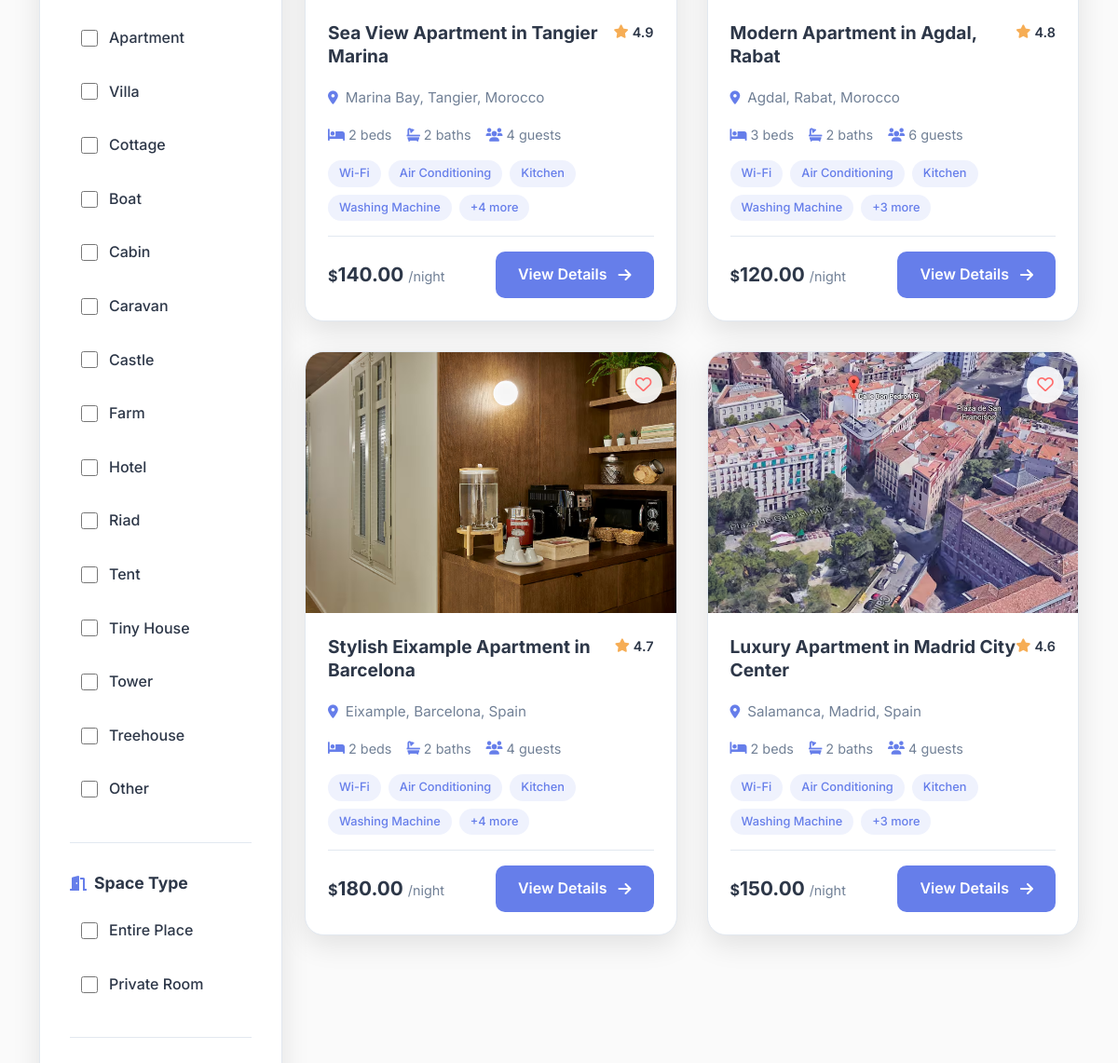
Before: /properties/ (middle part) with the older database file.
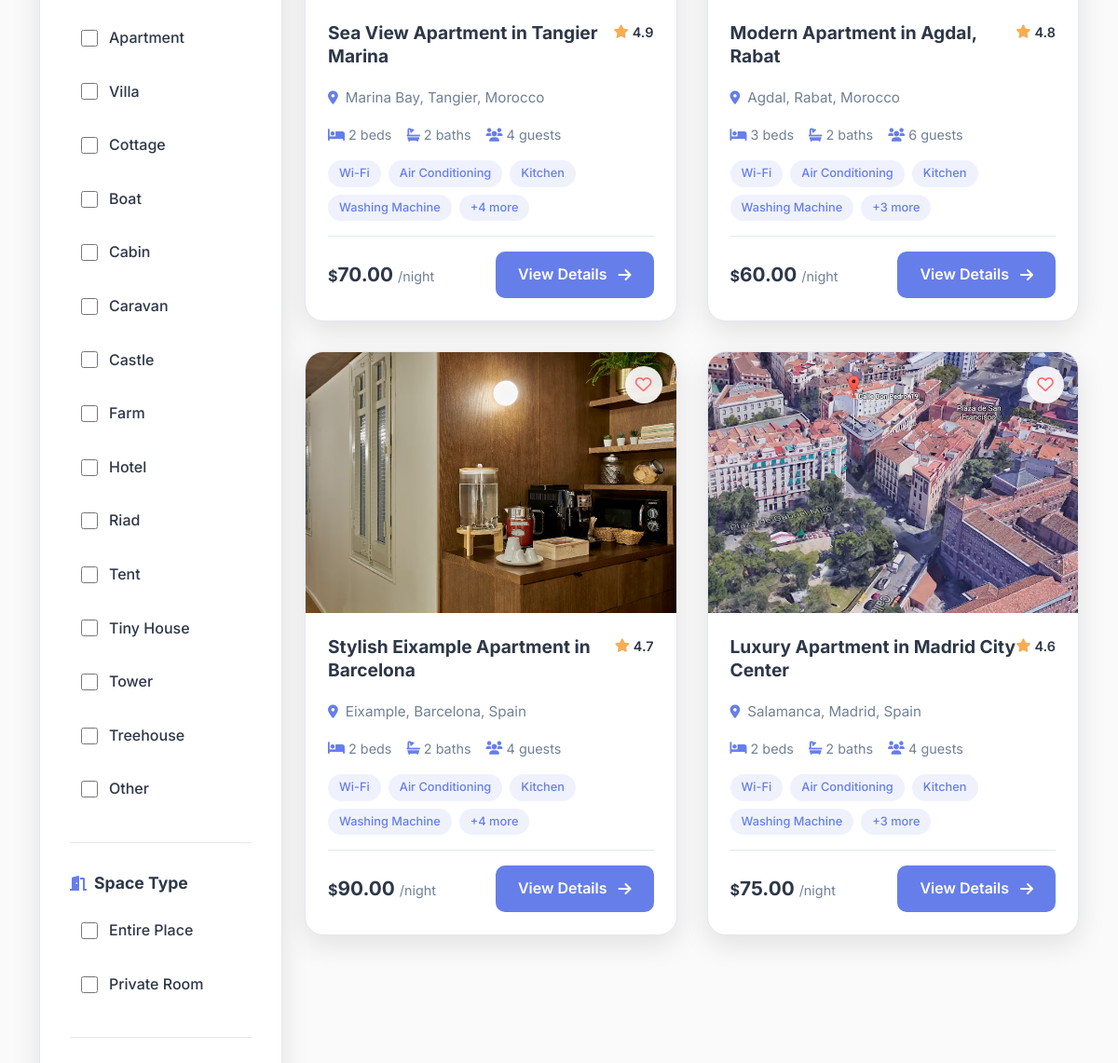
After: the same page with the newer database file.
### app/models.py (models this page shows, shortened)
class Property(models.Model):
    PROPERTY_TYPES = (
        ('house', 'House'),
        ('apartment', 'Apartment'),
        ('villa', 'Villa'),
        ('cottage', 'Cottage'),
        ('boat', 'Boat'),
        ('cabin', 'Cabin'),
        ('caravan', 'Caravan'),
        ('castle', 'Castle'),
        ('farm', 'Farm'),
        ('hotel', 'Hotel'),
        ('riad', 'Riad'),
        ('tent', 'Tent'),
        ('tiny', 'Tiny House'),
        ('tower', 'Tower'),
        ('treehouse', 'Treehouse'),
        ('other', 'Other'),
    )
    SPACE_TYPES = (
        ('entire', 'Entire Place'),
        ('room', 'Private Room'),
    )
    host = models.ForeignKey(User, on_delete=models.CASCADE, related_name='properties')
    title = models.CharField(max_length=200)
    description = models.TextField()
    property_type = models.CharField(max_length=20, choices=PROPERTY_TYPES)
    space_type = models.CharField(max_length=20, choices=SPACE_TYPES, default='entire')
    location = models.CharField(max_length=200)
    price_per_night = models.DecimalField(max_digits=10, decimal_places=2)
    bedrooms = models.PositiveIntegerField()
    bathrooms = models.PositiveIntegerField()
    beds = models.PositiveIntegerField(default=1)
    max_guests = models.PositiveIntegerField()
    cleaning_fee = models.DecimalField(max_digits=6, decimal_places=2)
    service_fee = models.DecimalField(max_digits=6, decimal_places=2)
    latitude = models.DecimalField(max_digits=9, decimal_places=6, null=True, blank=True)
    longitude = models.DecimalField(max_digits=9, decimal_places=6, null=True, blank=True)
    is_superhost = models.BooleanField(default=False)
    highlights = models.CharField(max_length=200, blank=True)  # Store comma-separated highlights
    created_at = models.DateTimeField(auto_now_add=True)
    updated_at = models.DateTimeField(auto_now=True)
    @property
    def primary_image(self):
        primary = self.images.filter(is_primary=True).first()
        if primary:
            return primary.image.url
        any_image = self.images.first()
        if any_image:
            return any_image.image.url
        return None
    class Meta:
        verbose_name_plural = 'Properties'
        ordering = ['-created_at']

class Amenity(models.Model):
    name = models.CharField(max_length=100)
    icon = models.CharField(max_length=50)
    properties = models.ManyToManyField(Property, related_name='amenities')

class PropertyImage(models.Model):
    property = models.ForeignKey(Property, on_delete=models.CASCADE, related_name='images')
    image = models.ImageField(upload_to='properties/')
    is_primary = models.BooleanField(default=False)

### app/views.py (the view)
# urls.py: path('properties/', views.properties, name='properties'),
def properties(request):
    properties = Property.objects.prefetch_related('images', 'amenities').all()
    property_types = Property._meta.get_field('property_type').choices
    user_wishlist = []
    if request.user.is_authenticated:
        user_wishlist = list(request.user.wishlist_items.values_list('property_id', flat=True))
    location = request.GET.get('location')
    if location:
        properties = properties.filter(location__icontains=location)
    min_price = request.GET.get('min_price')
    if min_price:
        properties = properties.filter(price_per_night__gte=min_price)
    max_price = request.GET.get('max_price')
    if max_price:
        properties = properties.filter(price_per_night__lte=max_price)
    type_filters = request.GET.getlist('type')
    if type_filters:
        properties = properties.filter(property_type__in=type_filters)
    space_types = request.GET.getlist('space_type')
    if space_types:
        properties = properties.filter(space_type__in=space_types)
    amenities = request.GET.getlist('amenities')
    if amenities:
        for amenity in amenities:
            properties = properties.filter(amenities__name__iexact=amenity)
    bedrooms = request.GET.get('bedrooms')
    if bedrooms:
        if bedrooms == '4':
            properties = properties.filter(bedrooms__gte=4)
        else:
            properties = properties.filter(bedrooms=bedrooms)
    if request.GET.get('superhost'):
        properties = properties.filter(host__userprofile__role='host', host__userprofile__is_superhost=True)
    guests = request.GET.get('guests')
    if guests:
        properties = properties.filter(max_guests__gte=guests)
    sort = request.GET.get('sort')
    if sort == 'price_asc':
        properties = properties.order_by('price_per_night')
    elif sort == 'price_desc':
        properties = properties.order_by('-price_per_night')
    elif sort == 'rating':
        pass
    elif sort == 'newest':
        properties = properties.order_by('-id')
    paginator = Paginator(properties, 12)
    page_number = request.GET.get('page')
    page_obj = paginator.get_page(page_number)
    return render(request, 'properties.html', {
        'properties': page_obj,
        'property_types': property_types,
        'user_wishlist': user_wishlist,
        'request': request,
    })

### app/context_processors.py (called while the page is built, shortened)
def user_language(request):
    user_lang = request.session.get('user_language', 'en')
    return {
        'user_language': user_lang,
        'is_french': user_lang == 'fr'
    }

### app/templatetags/querystring_filters.py (called while the page is built)
@register.filter
def getlist(querydict, key):
    return querydict.getlist(key)

### app/templates/properties.html (shortened to what this page needs)
{% extends 'base.html' %}
{% load static %}
{% load querystring_filters %}
{% block content %}
<div class="container">
    <div class="row">
        <div class="col-lg-3 col-md-4">
            <div class="filters-sidebar slide-in-left">
                <form method="get" id="filtersForm">
                    <div class="filter-section">
                        {% for type_choice in property_types %}
                        <div class="filter-checkbox">
                            <input type="checkbox" name="type" value="{{ type_choice.0 }}"
                                   id="type_{{ type_choice.0 }}"
                                   {% if type_choice.0 in request.GET|getlist:'type' %}checked{% endif %}>
                            <label for="type_{{ type_choice.0 }}">{{ type_choice.1 }}</label>
                        </div>
                        {% endfor %}
                    </div>
                    <div class="filter-section">
                        <h6 class="filter-title">
                            <i class="fas fa-door-open"></i>{% if is_french %}Type d'Espace{% else %}Space Type{% endif %}
                        </h6>
                        <div class="filter-checkbox">
                            <input type="checkbox" name="space_type" value="entire"
                                   id="space_entire"
                                   {% if 'entire' in request.GET|getlist:'space_type' %}checked{% endif %}>
                            <label for="space_entire">{% if is_french %}Logement Entier{% else %}Entire Place{% endif %}</label>
                        </div>
                        <div class="filter-checkbox">
                            <input type="checkbox" name="space_type" value="room"
                                   id="space_room"
                                   {% if 'room' in request.GET|getlist:'space_type' %}checked{% endif %}>
                            <label for="space_room">{% if is_french %}Chambre Privée{% else %}Private Room{% endif %}</label>
                        </div>
                    </div>
                </form>
            </div>
        </div>
        <div class="col-lg-9 col-md-8">
            {% if properties %}
            <div class="properties-grid fade-in" id="propertiesContainer">
                {% for property in properties %}
                <div class="property-card">
                    <div class="property-image-container">
                        {% if property.primary_image %}
                            <img src="{{ property.primary_image }}" alt="{{ property.title }}" class="property-image">
                        {% else %}
                            <img src="{% static 'images/default-property.jpg' %}" alt="No image available" class="property-image">
                        {% endif %}
                        <button class="wishlist-btn" onclick="toggleWishlist('{{ property.id }}')" data-property-id="{{ property.id }}">
                            {% if property.id in user_wishlist %}
                            <i class="fas fa-heart"></i>
                            {% else %}
                            <i class="far fa-heart"></i>
                            {% endif %}
                        </button>
                    </div>
                    <div class="property-content">
                        <div class="property-header">
                            <h5 class="property-title">{{ property.title }}</h5>
                            <div class="property-rating">
                                <i class="fas fa-star"></i>
                                <span>4.{{ property.id|add:5 }}</span>
                            </div>
                        </div>
                        <p class="property-location">
                            <i class="fas fa-map-marker-alt"></i>
                            {{ property.location }}
                        </p>
                        <div class="property-features">
                            <div class="property-feature">
                                <i class="fas fa-bed"></i>
                                <span>{{ property.bedrooms }} bed{{ property.bedrooms|pluralize }}</span>
                            </div>
                            <div class="property-feature">
                                <i class="fas fa-bath"></i>
                                <span>{{ property.bathrooms }} bath{{ property.bathrooms|pluralize }}</span>
                            </div>
                            <div class="property-feature">
                                <i class="fas fa-users"></i>
                                <span>{{ property.max_guests }} guest{{ property.max_guests|pluralize }}</span>
                            </div>
                        </div>
                        <div class="property-amenities">
                            {% for amenity in property.amenities.all|slice:":4" %}
                            <span class="amenity-tag">{{ amenity.name }}</span>
                            {% endfor %}
                            {% if property.amenities.count > 4 %}
                            <span class="amenity-tag">+{{ property.amenities.count|add:"-4" }} more</span>
                            {% endif %}
                        </div>
                        <div class="property-footer">
                            <div class="property-price">
                                <span class="currency">$</span>{{ property.price_per_night }}
                                <span class="per-night">/night</span>
                            </div>
                            <a href="{% url 'property_detail' property.id %}" class="view-details-btn">
                                {% if is_french %}Voir les Détails{% else %}View Details{% endif %}
                                <i class="fas fa-arrow-right ms-1"></i>
                            </a>
                        </div>
                    </div>
                </div>
                {% endfor %}
            </div>
            {% endif %}
        </div>
    </div>
</div>
{% endblock %}

### app/templates/base.html (shortened to what this page needs)
{% load static %}
<!DOCTYPE html>
<html lang="{% if is_french %}fr{% else %}en{% endif %}">
<head>
    <link href="https://cdn.jsdelivr.net/npm/bootstrap@5.3.0/dist/css/bootstrap.min.css" rel="stylesheet">
    <link rel="stylesheet" href="https://cdnjs.cloudflare.com/ajax/libs/font-awesome/6.0.0/css/all.min.css">
    <link rel="stylesheet" href="{% static 'css/style.css' %}">
</head>
<body>
    <main class="main-content">
        {% block content %}{% endblock %}
    </main>
</body>
</html>

### static/css/style.css (style rules this page uses)
.property-card { transition: transform 0.2s; }

### app/templates/base.html (style rules this page uses)
:root { --primary-gradient: linear-gradient(135deg, #667eea 0%, #764ba2 100%); --secondary-gradient: linear-gradient(135deg, #FF6B6B, #FF8E53); --success-gradient: linear-gradient(135deg, #11998e, #38ef7d); --dark-bg: #1a202c; --dark-card: #2d3748; --text-primary: #2d3748; --text-secondary: #718096; --border-color: #e2e8f0; --shadow-sm: 0 4px 6px rgba(0, 0, 0, 0.05); --shadow-md: 0 10px 25px rgba(0, 0, 0, 0.1); --shadow-lg: 0 20px 40px rgba(0, 0, 0, 0.15); --border-radius: 16px; --transition: all 0.3s cubic-bezier(0.4, 0, 0.2, 1); }
* { box-sizing: border-box; }
body { font-family: 'Inter', -apple-system, BlinkMacSystemFont, sans-serif; color: var(--text-primary); line-height: 1.6; background-color: #fafafa; font-weight: 400; }
.main-content { margin-top: 100px; min-height: calc(100vh - 200px); }

Changed rows visible on the page:
changed Property "Sea View Apartment in Tangier Marina": price_per_night "140.00" → "70.00"
changed Property "Modern Apartment in Agdal, Rabat": price_per_night "120.00" → "60.00"
changed Property "Stylish Eixample Apartment in Barcelona": price_per_night "180.00" → "90.00"
changed Property "Luxury Apartment in Madrid City Center": price_per_night "150.00" → "75.00"
